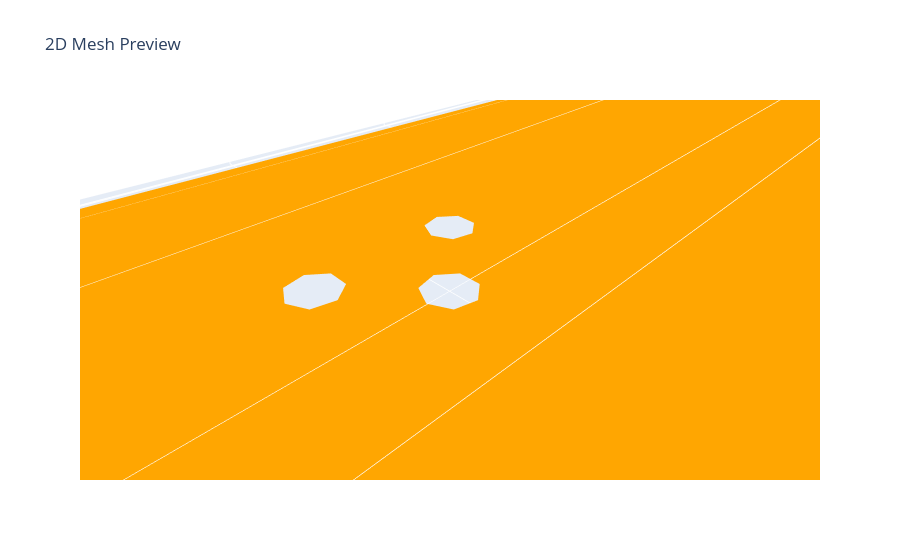
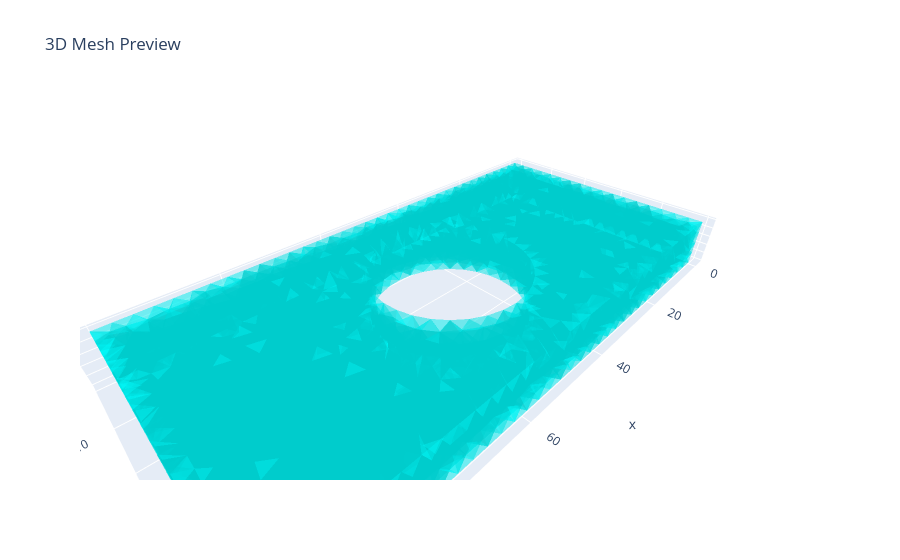

The code cell stored with these charts, in order, in its notebook:
### Code cell
import plotly.graph_objects as go

def visualize_mesh(mesh, title="Mesh"):
    if mesh is None: return

    points = mesh.points
    x, y, z = points[:, 0], points[:, 1], points[:, 2]
    
    # 3D (Tetra)
    if "tetra" in mesh.cells_dict:
        cells = mesh.cells_dict["tetra"]
        # 四面体を表面の三角形に変換して表示（簡易的）
        # ※本来は表面抽出が必要ですが、PlotlyのMesh3dは内部も含む全ごちゃ混ぜでも
        #   opacityを下げればそれっぽく見えます
        i, j, k = cells[:, 0], cells[:, 1], cells[:, 2] # 最初の3点だけ使う（簡易）
         # 正しくは4面すべてを描画すべきですが、データ量削減のためここでは割愛
        
        # より良い可視化：四面体の各面を三角形リストにする
        # [0,1,2], [0,2,3], [0,3,1], [1,3,2]
        tri_indices = np.vstack([
            cells[:, [0, 1, 2]], cells[:, [0, 2, 3]], 
            cells[:, [0, 3, 1]], cells[:, [1, 3, 2]]
        ])
        i, j, k = tri_indices[:, 0], tri_indices[:, 1], tri_indices[:, 2]
        
        fig = go.Figure(data=[go.Mesh3d(
            x=x, y=y, z=z, i=i, j=j, k=k, 
            opacity=0.3, color='cyan', name='3D Body'
        )])
        
    # 2D (Triangle)
    elif "triangle" in mesh.cells_dict:
        cells = mesh.cells_dict["triangle"]
        i, j, k = cells[:, 0], cells[:, 1], cells[:, 2]
        fig = go.Figure(data=[go.Mesh3d(
            x=x, y=y, z=z, i=i, j=j, k=k, 
            opacity=1.0, color='orange', name='2D Plate'
        )])
    
    else:
        print("⚠️ Unknown mesh type.")
        return

    fig.update_layout(title=title, scene=dict(aspectmode='data'))
    fig.show()

# 両方表示してみる
visualize_mesh(mesh_2d, "2D Mesh Preview")
visualize_mesh(mesh_3d, "3D Mesh Preview")

### Figure 1 — Plotly figure (JSON) as saved in the notebook; plotly's stock layout.template omitted (floating-point values rounded to 4 significant figures; data arrays with more than 128 entries replaced by an {"elided": "..."} marker saying what was removed)
{"data": [{"color": "orange", "i": {"elided": "2031 int values"}, "j": {"elided": "2031 int values"}, "k": {"elided": "2031 int values"}, "name": "2D Plate", "opacity": 1, "type": "mesh3d", "x": {"elided": "1079 float values"}, "y": {"elided": "1079 float values"}, "z": {"elided": "1079 float values"}}], "layout": {"scene": {"aspectmode": "data"}, "title": {"text": "2D Mesh Preview"}}}

### Figure 2 — Plotly figure (JSON) as saved in the notebook; plotly's stock layout.template omitted (floating-point values rounded to 4 significant figures; data arrays with more than 128 entries replaced by an {"elided": "..."} marker saying what was removed)
{"data": [{"color": "cyan", "i": {"elided": "36092 int values"}, "j": {"elided": "36092 int values"}, "k": {"elided": "36092 int values"}, "name": "3D Body", "opacity": 0.3, "type": "mesh3d", "x": {"elided": "2418 float values"}, "y": {"elided": "2418 float values"}, "z": {"elided": "2418 float values"}}], "layout": {"scene": {"aspectmode": "data"}, "title": {"text": "3D Mesh Preview"}}}
